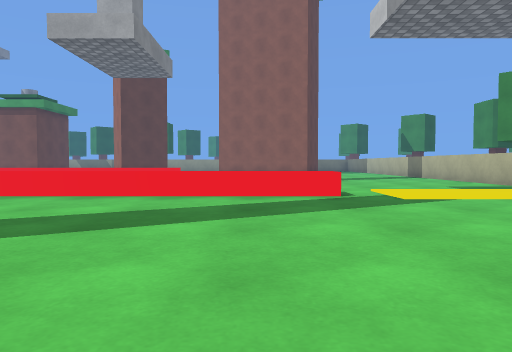
[1] (above)

24 first-person views from a walk through a Unity game level. The camera is 0.68 m above the floor, tilts 2° down and sees 70° across. The floor is counted in squares, 1 m on a side. Each view is taken from the middle of a square. On the plan, view 1 faces up. The plan holds only what a view shows up to about 11 squares ahead; the rest is blank. The place goes on beyond the plan. The player character is not drawn. Surface patterns are stand-ins for the level's own textures.

[2]
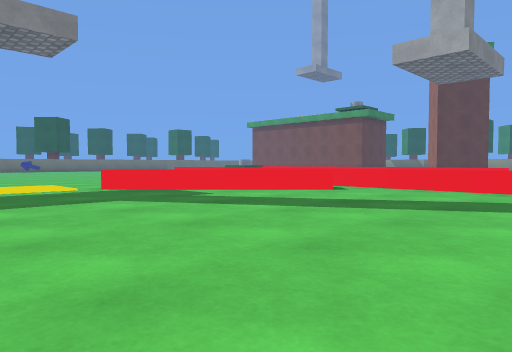

[3]
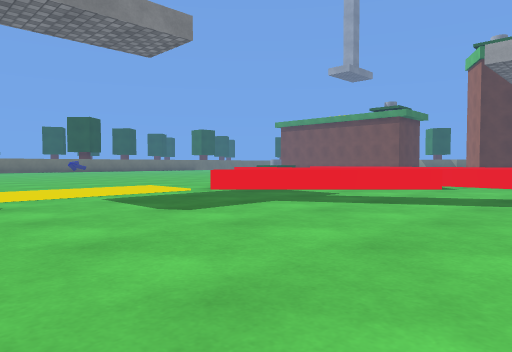

[4]
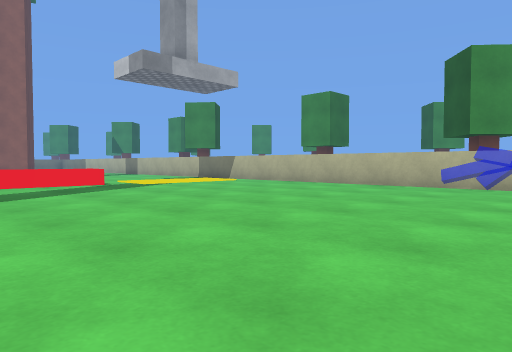

[5]
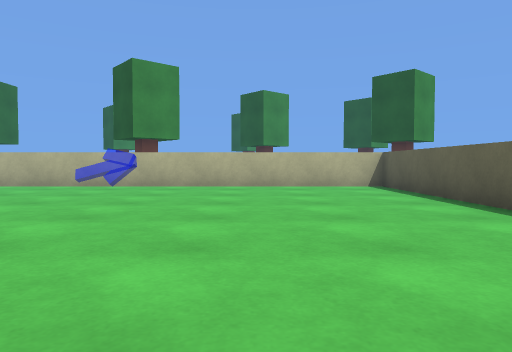

[6]
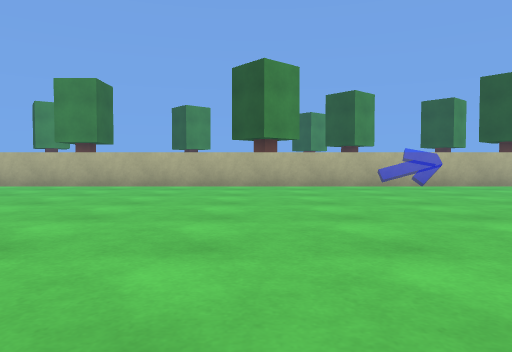

[7]
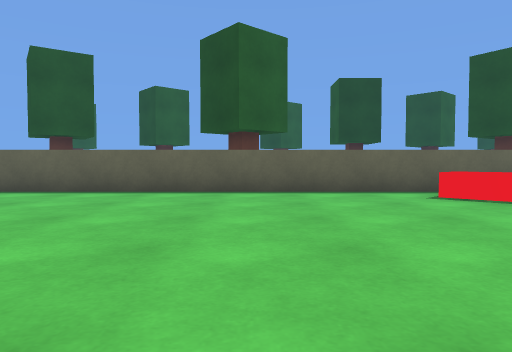

[8]
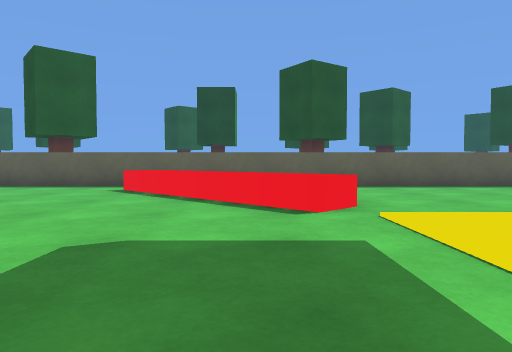

[9]
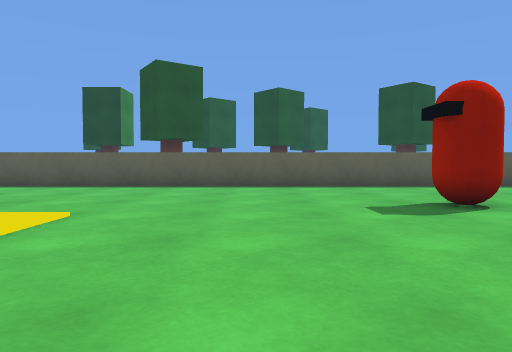

[10]
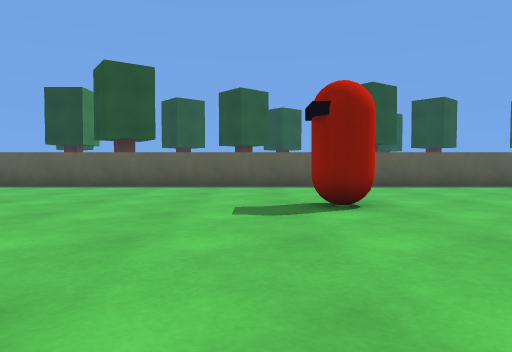

[11]
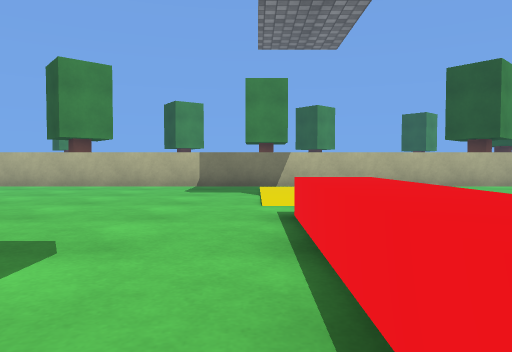

[12]
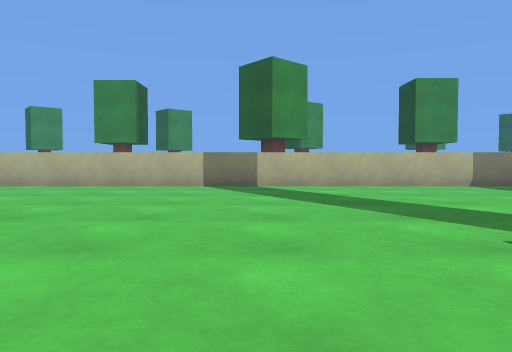

[13]
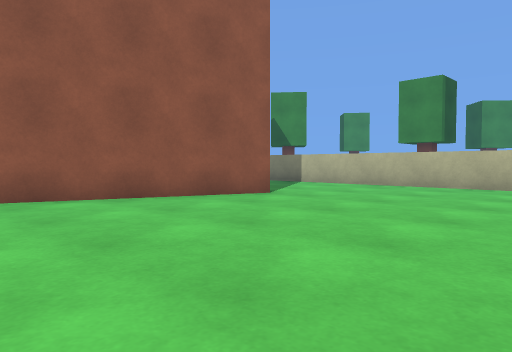

[14]
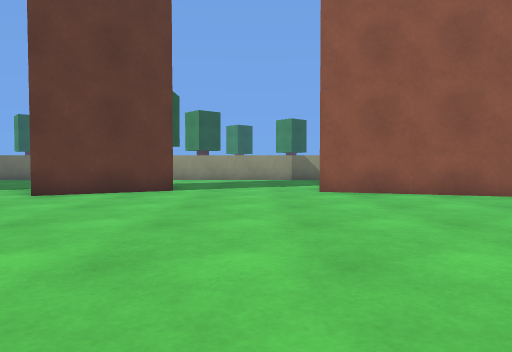

[15]
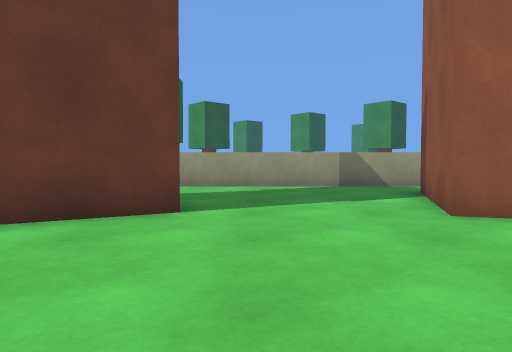

[16]
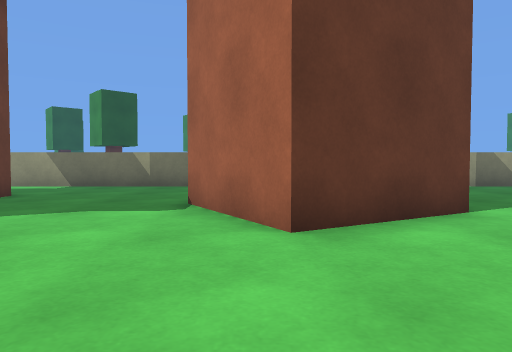

[17]
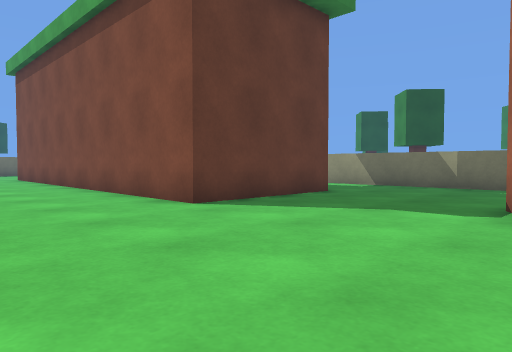

[18]
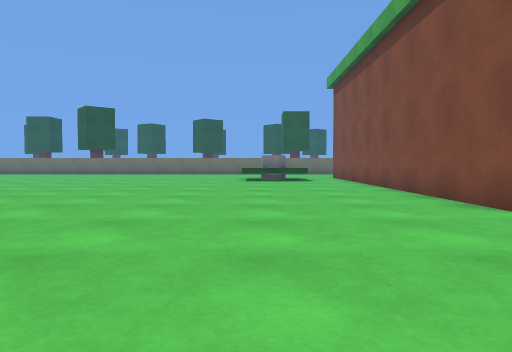

[19]
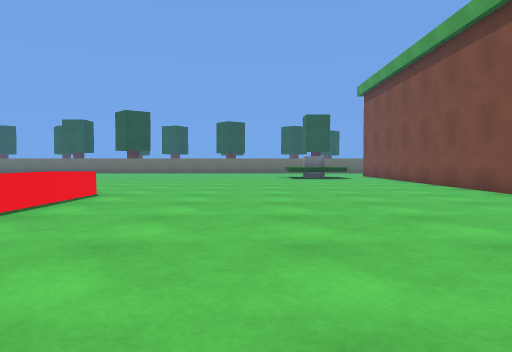

[20]
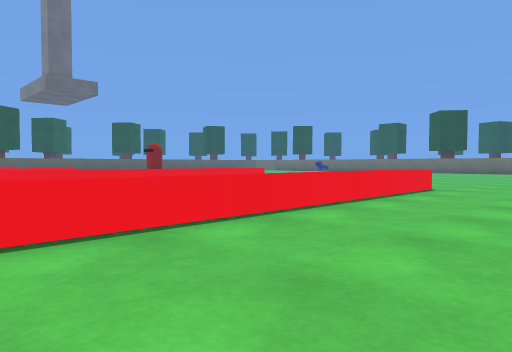

[21]
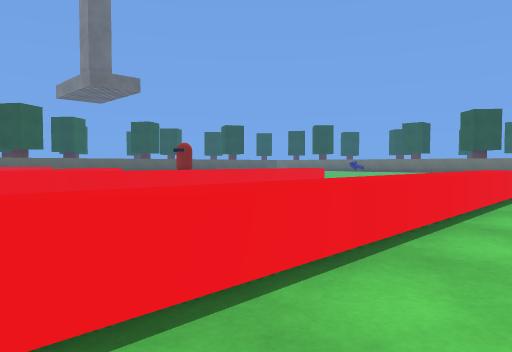

[22]
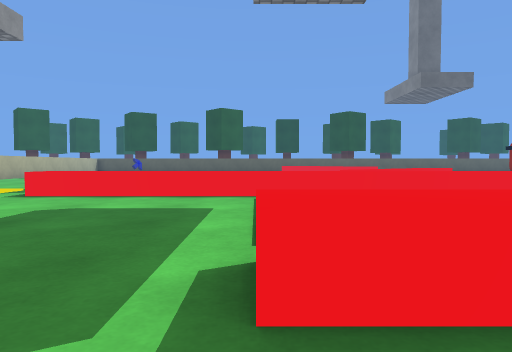

[23]
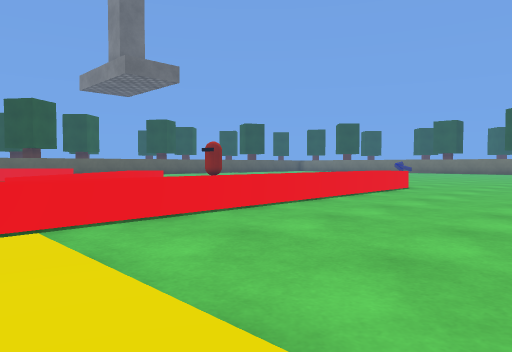

[24]
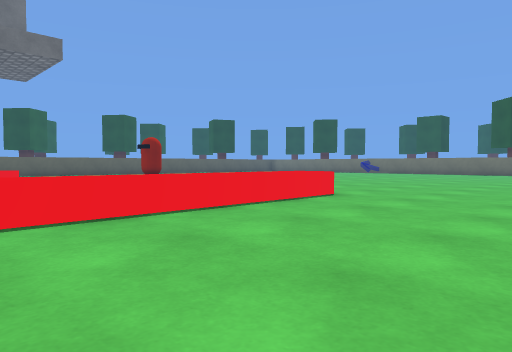

### Floor plan
Key: @ floor where view 1 was taken; # wall or solid block; x gap in a wall; . main floor; : floor 0.05 m higher than the main floor; = window, fence, low wall or low ledge; ^ raised ledge; O other object.
Columns run from 20 left of view 1 to 8 right of it. Each row starts with its distance up from view 1.
 31     ######   ########
 30     ......   .......
 29      .....   .......
 28       ....   ......#
 27       #....   .....#
 26       #...##  ....##
 25       #....###....##        #
 24 OO#####....##......#### .. .#
 23 ......................##....#
 22 ............................#
 21 ............................#
 20 ............................#
 19 ............................#
 18 ............................#
 17 ............................#
 16 ............................#
 15 ............................#
 14 .....^^^^^^^^^^^^^.. .......#
 13 ..       ......::...  ......#
 12     ...........: ...........#
 11 ...............: ...........#
 10 ...............: ...........#
  9  ............... ...........#
  8   ...^^^^^^^^^^^^^^^^^.:    #
  7               x........::: .#
  6              ^^.............#
  5             ^^..............#
  4            ^^...............#
  3           ^^................#
  2     . .   ^.................#
  1    .....  :.................#
  0   ....... :.........@.......#
 -1   ....... :.................#
 -2  ........ :............ ....#
 -3 ...........^........... ....#
 -4 ..OO.......^^...............#
 -5 ............^^..............#
 -6 .............^^.............#
 -7 ..............^^............#
 -8 ...............=............#
 -9 #############################

Positions as (right, up) in squares from view 1, and headings:
1: (0, 0), facing up
2: (0, -2), facing up-left
3: (-2, -4), facing up-left
4: (-3, -4), facing up-right
5: (-3, -5), facing right
6: (-3, 0), facing right
7: (-1, 0), facing down
8: (-8, 2), facing down
9: (-14, 2), facing down
10: (-16, 2), facing down
11: (-3, 9), facing right
12: (-3, 17), facing right
13: (-3, 17), facing up-right
14: (-4, 16), facing up
15: (-5, 20), facing up
16: (-9, 20), facing up
17: (-9, 20), facing up-left
18: (-9, 20), facing left
19: (-7, 18), facing left
20: (-5, 18), facing down-left
21: (-4, 16), facing down-left
22: (-3, 16), facing down
23: (-4, 13), facing down-left
24: (-8, 13), facing down-left
